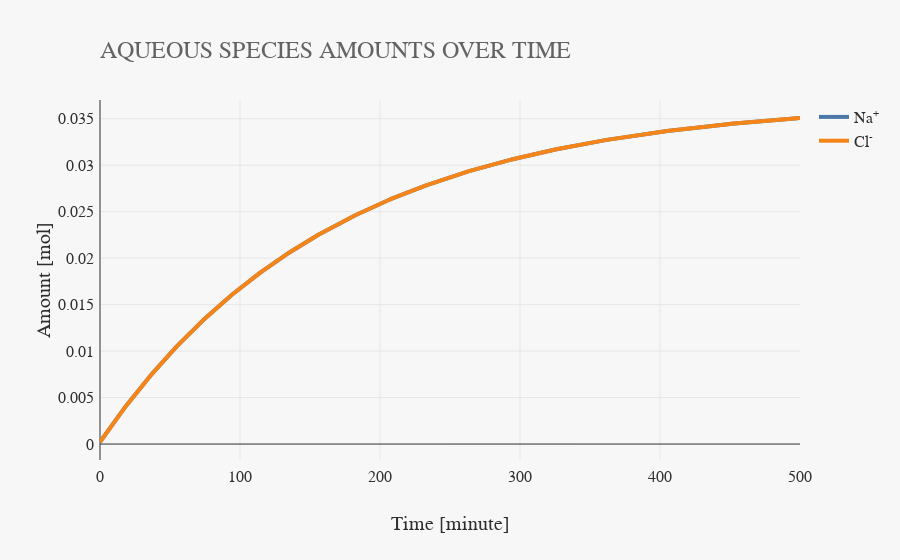

Notebook cell for this chart:
### Markdown cell above
We can also make plots, using the plotting library `reaktplot` that was developed for use with Reaktoro:

### Code cell
from reaktplot import *

fig1 = Figure()
fig1.title("AQUEOUS SPECIES AMOUNTS OVER TIME")
fig1.xaxisTitle("Time [minute]")
fig1.yaxisTitle("Amount [mol]")
fig1.drawLine(table["Time"], table["Na+"], "Na<sup>+</sup>")
fig1.drawLine(table["Time"], table["Cl-"], "Cl<sup>-</sup>")
fig1.show()

### Figure 1 — Plotly figure (JSON) as saved in the notebook; plotly's stock layout.template omitted (floating-point values rounded to 4 significant figures; data arrays with more than 128 entries replaced by an {"elided": "..."} marker saying what was removed)
{"data": [{"mode": "lines", "name": "Na<sup>+</sup>", "type": "scatter", "x": {"elided": "501 int values"}, "y": {"elided": "501 float values"}}, {"mode": "lines", "name": "Cl<sup>-</sup>", "type": "scatter", "x": {"elided": "501 int values"}, "y": {"elided": "501 float values"}}], "layout": {"title": {"text": "AQUEOUS SPECIES AMOUNTS OVER TIME"}, "xaxis": {"title": {"text": "Time [minute]"}}, "yaxis": {"title": {"text": "Amount [mol]"}}}}
